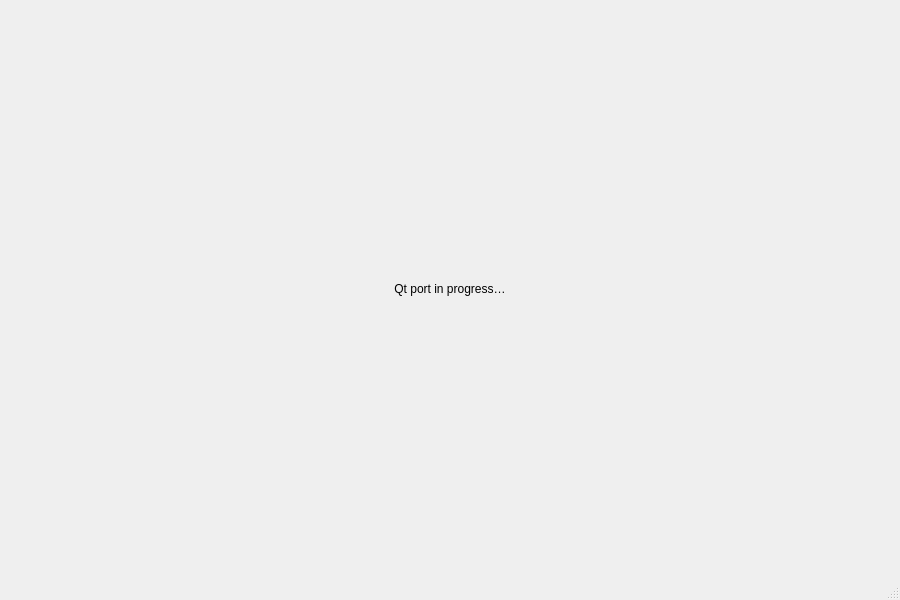
<?xml version="1.0" encoding="UTF-8"?>
<ui version="4.0">
 <class>MainWindow</class>
 <widget class="QMainWindow" name="MainWindow">
  <property name="geometry">
   <rect>
    <x>0</x>
    <y>0</y>
    <width>900</width>
    <height>600</height>
   </rect>
  </property>
  <property name="windowTitle">
   <string>Video Analysis</string>
  </property>
  <widget class="QWidget" name="centralwidget">
   <layout class="QVBoxLayout" name="verticalLayout">
    <property name="spacing">
     <number>18</number>
    </property>
    <item>
     <widget class="QLabel" name="placeholderLabel">
      <property name="text">
       <string>Qt port in progress…</string>
      </property>
      <property name="alignment">
       <set>Qt::AlignCenter</set>
      </property>
      <property name="wordWrap">
       <bool>true</bool>
      </property>
     </widget>
    </item>
   </layout>
  </widget>
  <widget class="QMenuBar" name="menubar"/>
  <widget class="QStatusBar" name="statusbar"/>
 </widget>
 <resources/>
 <connections/>
</ui>
